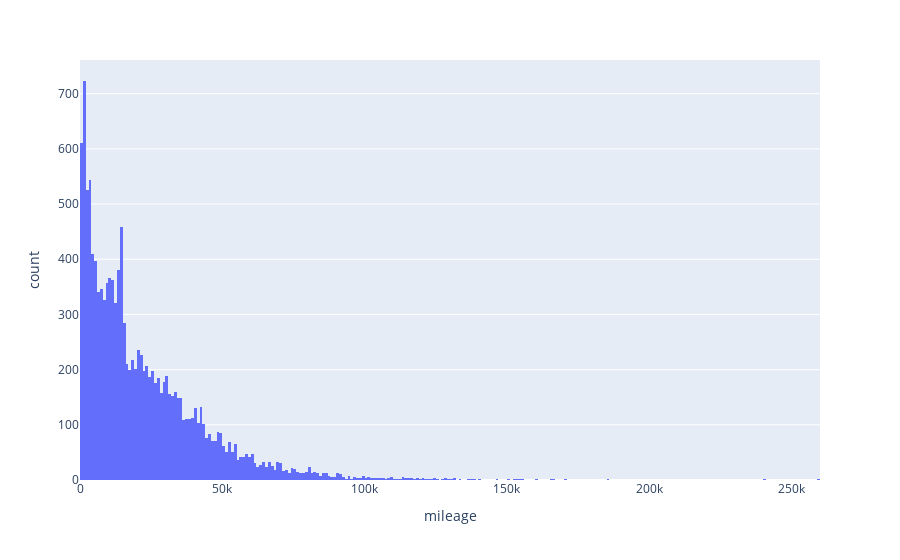

Notebook cell for this chart:
### Code cell
px.histogram(df,x ='mileage')

### Figure 1 — Plotly figure (JSON) as saved in the notebook; plotly's stock layout.template omitted (floating-point values rounded to 4 significant figures; data arrays with more than 128 entries replaced by an {"elided": "..."} marker saying what was removed)
{"data": [{"alignmentgroup": "True", "bingroup": "x", "hovertemplate": "mileage=%{x}<br>count=%{y}<extra></extra>", "legendgroup": "", "marker": {"color": "#636efa", "pattern": {"shape": ""}}, "name": "", "offsetgroup": "", "orientation": "v", "showlegend": false, "type": "histogram", "x": {"elided": "13119 int values"}, "xaxis": "x", "yaxis": "y"}], "layout": {"barmode": "relative", "legend": {"tracegroupgap": 0}, "margin": {"t": 60}, "xaxis": {"anchor": "y", "domain": [0, 1], "title": {"text": "mileage"}}, "yaxis": {"anchor": "x", "domain": [0, 1], "title": {"text": "count"}}}}
